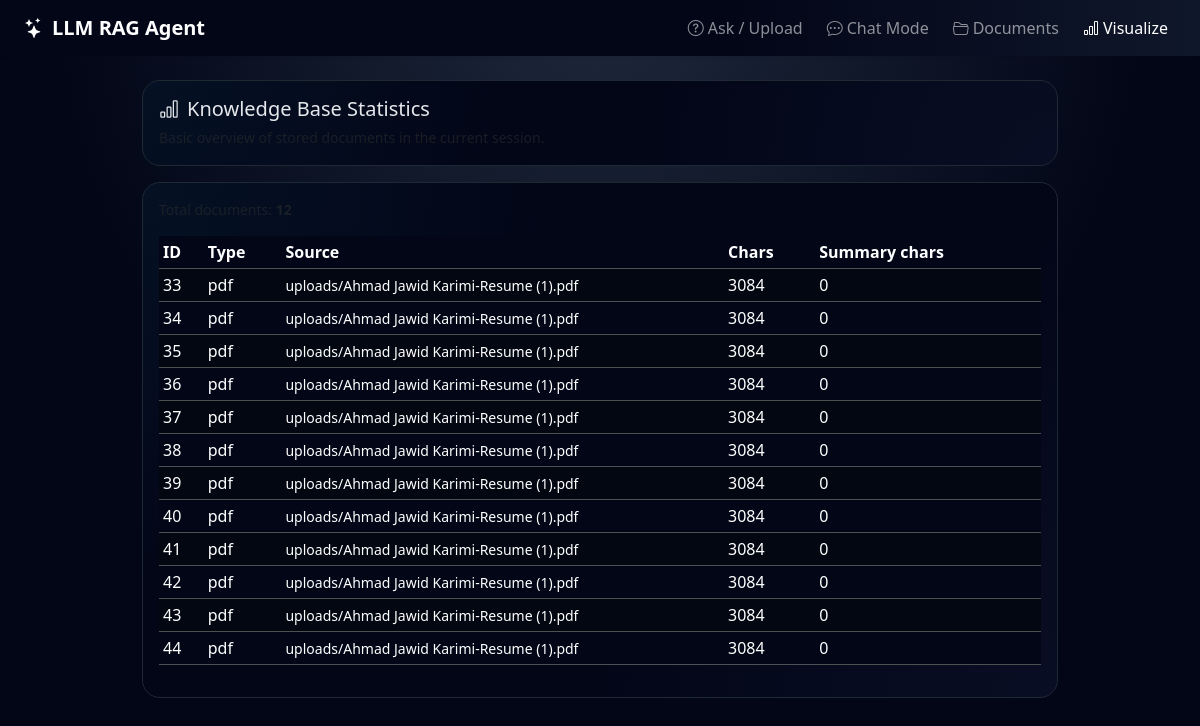
The app's page /visualize with its own data.
### tables this page shows
CREATE TABLE documents (
            id INTEGER PRIMARY KEY AUTOINCREMENT,
            source_type TEXT,
            path_or_url TEXT,
            raw_text TEXT,
            summary TEXT
        );

### app.py (the view)
@app.route("/visualize")
def visualize():
    docs = database.get_all_documents()
    data = []
    for (doc_id, t, src, raw, sumry) in docs:
        data.append({
            "id": doc_id,
            "source": src,
            "type": t,
            "length": len(raw or ""),
            "summary_length": len(sumry or "") if sumry else 0,
        })
    return render_template("visualize.html", data=data)

### database.py (called while the page is built)
def get_connection() -> sqlite3.Connection:
    return sqlite3.connect(DB_PATH)

def get_all_documents() -> List[Tuple[int, str, str, str, Optional[str]]]:
    with get_connection() as conn:
        cur = conn.cursor()
        cur.execute(
            "SELECT id, source_type, path_or_url, raw_text, summary FROM documents"
        )
        rows = cur.fetchall()
    return rows

### templates/visualize.html
{% extends "layout.html" %}
{% block content %}
<div class="row">
  <div class="col-lg-10 mx-auto">
    <div class="card card-panel mb-3">
      <div class="card-body">
        <h5 class="card-title mb-1">
          <i class="bi bi-bar-chart me-2"></i>Knowledge Base Statistics
        </h5>
        <small class="text-muted">
          Basic overview of stored documents in the current session.
        </small>
      </div>
    </div>
    <div class="card card-panel">
      <div class="card-body">
        {% if data %}
          <div class="mb-3 small text-muted">
            Total documents: <strong>{{ data|length }}</strong>
          </div>
          <div class="table-responsive">
            <table class="table table-sm table-dark table-striped align-middle">
              <thead>
                <tr>
                  <th scope="col">ID</th>
                  <th scope="col">Type</th>
                  <th scope="col">Source</th>
                  <th scope="col">Chars</th>
                  <th scope="col">Summary chars</th>
                </tr>
              </thead>
              <tbody>
                {% for row in data %}
                  <tr>
                    <td>{{ row.id }}</td>
                    <td>{{ row.type }}</td>
                    <td class="small text-truncate" style="max-width: 260px;">
                      {{ row.source }}
                    </td>
                    <td>{{ row.length }}</td>
                    <td>{{ row.summary_length }}</td>
                  </tr>
                {% endfor %}
              </tbody>
            </table>
          </div>
        {% else %}
          <div class="text-muted small">
            No documents stored yet. Upload files or URLs from the <a href="/">Ask / Upload</a> page.
          </div>
        {% endif %}
      </div>
    </div>
  </div>
</div>
{% endblock %}

### static/style.css (style rules this page uses)
:root { --bg-main: #050816; --bg-panel: #111827; --bg-nav: #020617; --border-subtle: #1f2933; --text-main: #e5e7eb; --text-muted: #9ca3af; --accent: #38bdf8; --accent-soft: rgba(56, 189, 248, 0.18); }
body.bg-body { background: radial-gradient(circle at top, #1e293b 0, #020617 55%); color: var(--text-main); min-height: 100vh; }
.card-panel { background: radial-gradient(circle at top left, rgba(56,189,248,0.06), transparent 40%), radial-gradient(circle at bottom right, rgba(129,140,248,0.06), transparent 45%), #020617; border-radius: 18px; border: 1px solid var(--border-subtle); color: var(--text-main); }
.card-panel .card-title { color: var(--text-main); }
.table-dark { --bs-table-bg: #020617; --bs-table-striped-bg: #030712; --bs-table-hover-bg: #020617; }

### records on screen
documents: id "33", type "pdf", source "uploads/Ahmad Jawid Karimi-Resume (1).pdf", length "3084", summary_length "0"
documents: id "34", type "pdf", source "uploads/Ahmad Jawid Karimi-Resume (1).pdf", length "3084", summary_length "0"
documents: id "35", type "pdf", source "uploads/Ahmad Jawid Karimi-Resume (1).pdf", length "3084", summary_length "0"
documents: id "36", type "pdf", source "uploads/Ahmad Jawid Karimi-Resume (1).pdf", length "3084", summary_length "0"
documents: id "37", type "pdf", source "uploads/Ahmad Jawid Karimi-Resume (1).pdf", length "3084", summary_length "0"
documents: id "38", type "pdf", source "uploads/Ahmad Jawid Karimi-Resume (1).pdf", length "3084", summary_length "0"
documents: id "39", type "pdf", source "uploads/Ahmad Jawid Karimi-Resume (1).pdf", length "3084", summary_length "0"
documents: id "40", type "pdf", source "uploads/Ahmad Jawid Karimi-Resume (1).pdf", length "3084", summary_length "0"
documents: id "41", type "pdf", source "uploads/Ahmad Jawid Karimi-Resume (1).pdf", length "3084", summary_length "0"
documents: id "42", type "pdf", source "uploads/Ahmad Jawid Karimi-Resume (1).pdf", length "3084", summary_length "0"
documents: id "43", type "pdf", source "uploads/Ahmad Jawid Karimi-Resume (1).pdf", length "3084", summary_length "0"
documents: id "44", type "pdf", source "uploads/Ahmad Jawid Karimi-Resume (1).pdf", length "3084", summary_length "0"
